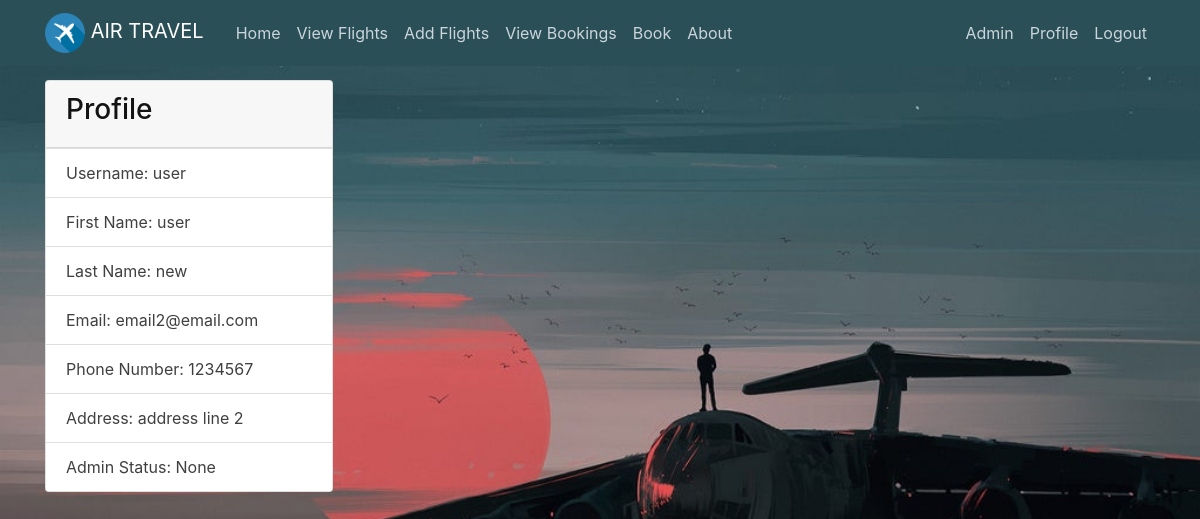
Screenshot of /user/2 (signed in) with the database file from the repository.
### app.py (models this page shows)
class User(db.Model):
    __tablename__ = 'user'
    id = db.Column(db.Integer, primary_key=True)
    username = db.Column(db.String(50))
    password = db.Column(db.String(80))
    first_name = db.Column(db.String(20))
    last_name = db.Column(db.String(20))
    email = db.Column(db.String(120))
    phone_number = db.Column(db.Integer)
    address = db.Column(db.String(100))
    admin = db.Column(db.Boolean)

### app.py (the view)
@app.route("/user/<id>")
@login_required
def users_get_one(id):
    if session['admin'] != True:
        return render_template("admin_false.html")
    qs = User.query.get(id)
    return render_template('user_detail.html', qs=qs)

### app.py (called while the page is built)
def login_required(f):
    @wraps(f)
    def decorated_function(*args, **kwargs):
        if 'login' not in session:
            flash('You need to login', 'danger')
            return redirect(url_for('login', next=request.url))
        return f(*args, **kwargs)
    return decorated_function

### templates/user_detail.html
{% extends 'base.html' %}
{% block new_content %}
<div class="container">
{% if qs %}
    <div class="card" style="width: 18rem;">
        <div class="card-header">
          <h3>Profile</h3>
        </div>
        <ul class="list-group list-group-flush">
          <li class="list-group-item">Username: {{ qs.username }}</li>
          <li class="list-group-item">First Name: {{ qs.first_name }}</li>
          <li class="list-group-item">Last Name: {{ qs.last_name }}</li>
          <li class="list-group-item">Email: {{ qs.email }}</li>
          <li class="list-group-item">Phone Number: {{ qs.phone_number }}</li>
          <li class="list-group-item">Address: {{ qs.address }}</li>
          <li class="list-group-item">Admin Status: {{ qs.admin }}</li>
        </ul>
      </div>
{% endif %}
</div>
{% endblock %}

### static/css/main.css (style rules this page uses)
body { color: #413f3f !important; margin-top: 5rem ; }
.imager { background: url("/static/media/bg_back.jpg") !important; background-repeat: no-repeat !important; background-size: cover !important; }
h1, h2, h3, h4, h5, h6 { color: #141313 ; }
ul { margin: 0 !important; }

### rows the page displays
User: username "user", first_name "user", last_name "new", email "email2@email.com", phone_number "1234567", address "address line 2", admin "None"
